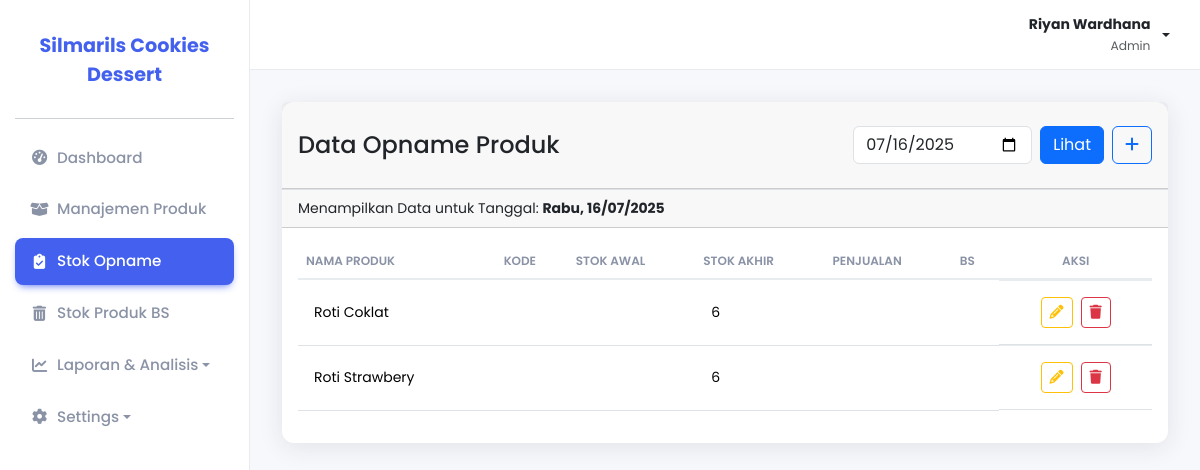
The app's page /pages/stok_opname/index.php?tanggal=2025-07-16 (signed in) with its own data.
### tables this page shows
CREATE TABLE `opname_produk` (
  `id_opname` int NOT NULL,
  `id_produk` int NOT NULL,
  `tanggal_opname` date NOT NULL,
  `kode` varchar(255) DEFAULT NULL,
  `stok_awal` varchar(255) DEFAULT NULL,
  `stok_akhir` varchar(255) DEFAULT NULL,
  `penjualan` varchar(255) DEFAULT NULL,
  `bs` varchar(255) DEFAULT NULL
);

CREATE TABLE `produk` (
  `id_produk` int NOT NULL,
  `kode_sku` varchar(50) DEFAULT NULL,
  `nama_produk` varchar(255) NOT NULL
);

### config/config.php (called while the page is built, shortened)
<?php
function format_hari_tanggal($tanggal_mysql)
{
            $nama_hari_inggris = date('l', strtotime($tanggal_mysql));
            $daftar_hari = [
                        'Sunday'    => 'Minggu',
                        'Monday'    => 'Senin',
                        'Tuesday'   => 'Selasa',
                        'Wednesday' => 'Rabu',
                        'Thursday'  => 'Kamis',
                        'Friday'    => 'Jumat',
                        'Saturday'  => 'Sabtu'
            ];
            $nama_hari_indonesia = $daftar_hari[$nama_hari_inggris];
            $tanggal_format = date('d/m/Y', strtotime($tanggal_mysql));
            return $nama_hari_indonesia . ', ' . $tanggal_format;
}

### pages/stok_opname/index.php (the view)
<?php
include_once(__DIR__ . '/../../includes/header.php');
$tanggal_filter = $_GET['tanggal'] ?? date('Y-m-d');
$stmt = $pdo->prepare("
    SELECT op.*, p.nama_produk
    FROM opname_produk op
    JOIN produk p ON op.id_produk = p.id_produk
    WHERE op.tanggal_opname = ?
    ORDER BY p.nama_produk ASC
");
$stmt->execute([$tanggal_filter]);
?>
<div class="card">
    <div class="card-header">
        <div class="row align-items-center py-3 gy-3">
            <div class="col-lg-4 col-md-12">
                <h4 class="mb-0">Data Opname Produk</h4>
            </div>
            <div class="col-lg-8 col-md-12">
                <div class="d-flex align-items-center justify-content-lg-end">
                    <form method="GET" action="" class="d-flex me-2">
                        <input type="date" class="form-control" name="tanggal" value="<?php echo $tanggal_filter; ?>">
                        <button type="submit" class="btn btn-primary ms-2">Lihat</button>
                    </form>
                    <a href="tambah.php" class="btn btn-outline-primary">
                        <i class="fas fa-plus"></i>
                    </a>
                </div>
            </div>
        </div>
    </div>
    <div class="card-header border-top">
        Menampilkan Data untuk Tanggal: <strong><?php echo format_hari_tanggal($tanggal_filter); ?></strong>
    </div>
    <div class="card-body">
        <div class="table-responsive">
            <table class="table table-modern">
                <thead>
                    <tr>
                        <th>Nama Produk</th>
                        <th>Kode</th>
                        <th>Stok Awal</th>
                        <th>Stok Akhir</th>
                        <th>Penjualan</th>
                        <th>BS</th>
                        <th class="text-center">Aksi</th>
                    </tr>
                </thead>
                <tbody>
                    <?php
                    if ($stmt->rowCount() > 0) {
                        while ($row = $stmt->fetch(PDO::FETCH_ASSOC)) {
                    ?>
                            <tr>
                                <td><?php echo htmlspecialchars($row['nama_produk']); ?></td>
                                <td><?php echo htmlspecialchars($row['kode']); ?></td>
                                <td><?php echo htmlspecialchars($row['stok_awal']); ?></td>
                                <td><?php echo htmlspecialchars($row['stok_akhir']); ?></td>
                                <td><?php echo htmlspecialchars($row['penjualan']); ?></td>
                                <td><?php echo htmlspecialchars($row['bs']); ?></td>
                                <td class="d-flex justify-content-center gap-2">
                                    <a href="edit.php?id=<?php echo $row['id_opname']; ?>" class="btn btn-sm btn-outline-warning"><i class="fa-solid fa-pencil"></i></a>
                                    <a href="proses.php?action=hapus&id=<?php echo $row['id_opname']; ?>" class="btn btn-sm btn-outline-danger" onclick="return confirm('Yakin ingin menghapus data ini?');"><i class="fa-solid fa-trash"></i></a>
                                </td>
                            </tr>
                    <?php
                        }
                    } else {
                        echo "<tr><td colspan='7' class='text-center py-4'>Tidak ada data opname untuk tanggal yang dipilih.</td></tr>";
                    }
                    ?>
                </tbody>
            </table>
        </div>
    </div>
</div>
<?php
include_once(__DIR__ . '/../../includes/footer.php');
?>

### assets/css/style.css (style rules this page uses)
:root { --primary-color: #4361ee; --background-color: #f7f8fc; --sidebar-bg: #ffffff; --card-bg: #ffffff; --text-color: #3b4455; --text-muted-color: #8a92a6; --border-color: #e9ecef; --shadow: 0 4px 24px 0 rgb(34 41 47 / 10%); --border-radius: 12px; }
body { font-family: "Poppins", sans-serif; background-color: var(--background-color); color: var(--text-color); font-size: 14px; }
.card { border-radius: var(--border-radius); border: none; box-shadow: var(--shadow); margin-bottom: 1.5rem; }
.table-modern { border-collapse: collapse; width: 100%; }
.table-modern thead th { background-color: transparent; border-bottom: 2px solid var(--border-color); color: var(--text-muted-color); font-weight: 600; text-transform: uppercase; font-size: 12px; }
.table-modern tbody td { vertical-align: middle; padding: 1rem; border-top: 1px solid var(--border-color); }

### records on screen
opname_produk: id_produk.nama_produk "Roti Coklat", stok_akhir "6"
opname_produk: id_produk.nama_produk "Roti Strawbery", stok_akhir "6"

### other values on screen
$_SESSION['nama_lengkap'] "Riyan Wardhana"
$_SESSION['level'] "Admin"
NAMA_WEBSITE "Silmarils Cookies Dessert"
